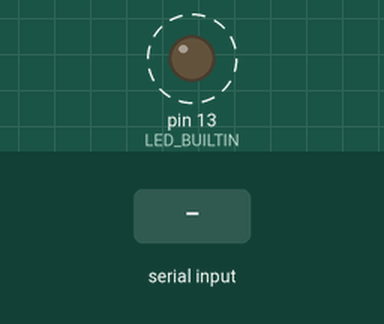
Recording of a program running on a simulated Teensy 4. Shown: output pins drawn as LEDs (lit = HIGH). Dashed ring = blinking. Inputs (shaded band) come from the test bench. What the program prints to the serial monitor is not drawn.

Above: at 3.1 s.
3.2 s: "1" received over the second serial link
At 3.7 s:
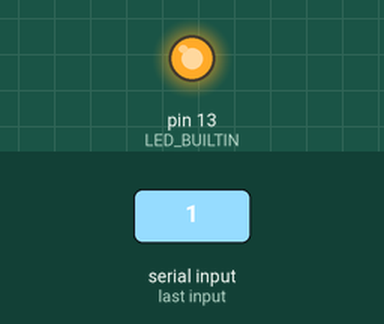
At 4.2 s:
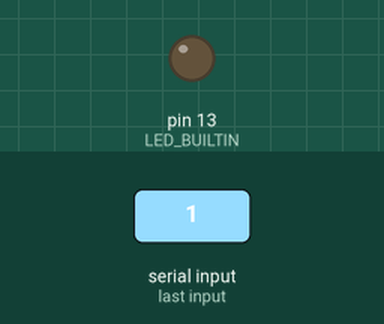
Timing chart, 0 to 6.2 s (numbered marks = the images above; inputs shaded):
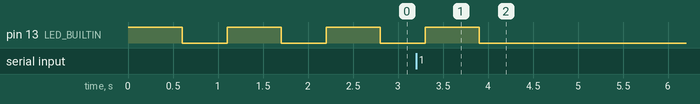

Measured:
- after the input at 3.2 s, pin 13 (LED_BUILTIN): goes on until 3.9 s, then stays LOW
- by itself, pin 13 (LED_BUILTIN): alternates HIGH for 0.60 s and LOW for 0.50 s

The program:

main.cpp
```cpp
#include <Arduino.h>


void Send_Test_Data_to_ESP()
{
   char ReadEsp = 'b';
  while (Serial2.available())
  {
    Serial2.read();
    delay(1000);
  }
  Serial.print("Sending Data");
  Serial2.println("[0]LECS Power on test");
  Serial2.print('#');
  while (ReadEsp != 'a')
  {
    ReadEsp = Serial2.read();
  }
  Serial.print("Test data sent!");
}

// Send unique char "^#" to ESP when it returns 1 wifi is on
// Does this for 100 seconds then gives up
void check_wifi_is_on(){
    char wifiON='0';
    int c=0;
    while ((c < 200) && (wifiON != '1')) {
      digitalWrite(LED_BUILTIN, HIGH);   // set the LED on
      Serial2.print("^#");
      delay(100);
      wifiON = Serial2.read();
      delay(500);
      c++;
      digitalWrite(LED_BUILTIN, LOW);    // set the LED off
      delay(500);                  // wait for a second
    }
}

void setup() {

  pinMode(LED_BUILTIN, OUTPUT);

  // start serial console, GPS, and ESP
  Serial.begin(9600);
  Serial2.begin(115200);

  check_wifi_is_on();
  Serial.print("Send Data");

  Serial.println("Send test data to server");
  Send_Test_Data_to_ESP();
}

void loop() {
}
```
